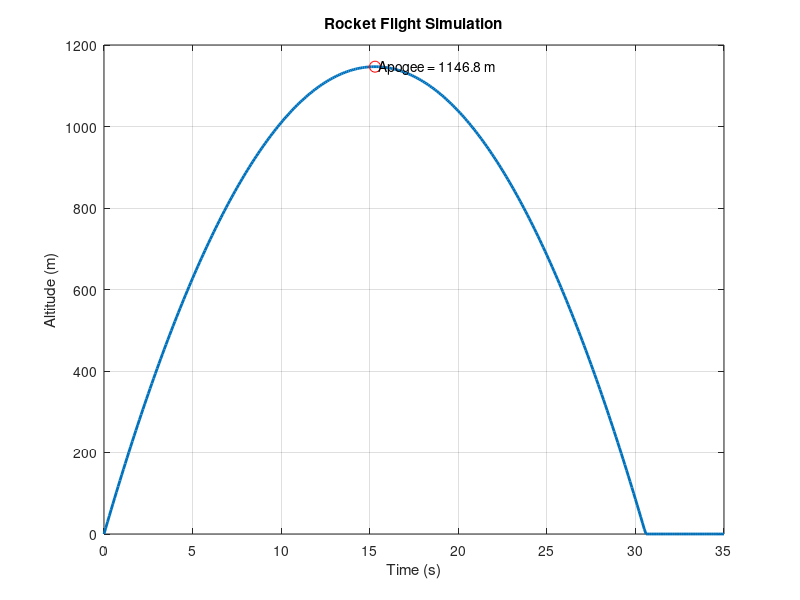

Write MATLAB code to recreate this figure.
% Simple Rocket Trajectory Simulator
% Author: Your Name
% GitHub Demo Project

clear;
clc;
close all;

% Constants
g = 9.81;          % Gravity (m/s^2)
v0 = 150;          % Initial velocity (m/s)
dt = 0.1;          % Time step (s)

% Time vector
t = 0:dt:35;

% Altitude equation
h = v0*t - 0.5*g*t.^2;

% Remove negative altitudes
h(h < 0) = 0;

% Find maximum altitude
[maxAlt, idx] = max(h);
timeAtApogee = t(idx);

% Plot
figure;
plot(t, h, 'LineWidth', 2);
grid on;

xlabel('Time (s)');
ylabel('Altitude (m)');
title('Rocket Flight Simulation');

hold on;
plot(timeAtApogee, maxAlt, 'ro', 'MarkerSize', 8);

text(timeAtApogee, maxAlt, ...
    sprintf(' Apogee = %.1f m', maxAlt));

fprintf('Maximum Altitude: %.2f m\n', maxAlt);
fprintf('Time to Apogee: %.2f s\n', timeAtApogee);
